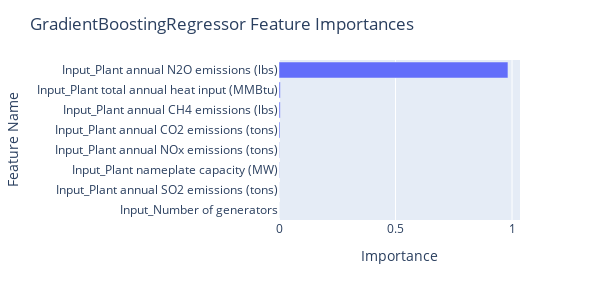

Write notebook code for a chart like this one.
### Code cell
fig = px.bar(df_gb, x="Importance", y="Feature Name")

fig.update_layout(
    autosize=False,
    width=600,
    height=300,
    title_text=f"GradientBoostingRegressor Feature Importances",
    yaxis={'categoryorder':'total ascending'}
)

fig.show()

### Figure 1 — Plotly figure (JSON) as saved in the notebook; plotly's stock layout.template omitted (floating-point values rounded to 4 significant figures)
{"data": [{"alignmentgroup": "True", "hovertemplate": "Importance=%{x}<br>Feature Name=%{y}<extra></extra>", "legendgroup": "", "marker": {"color": "#636efa", "pattern": {"shape": ""}}, "name": "", "offsetgroup": "", "orientation": "h", "showlegend": false, "textposition": "auto", "type": "bar", "x": [0.9825, 0.0054, 0.005132, 0.004288, 0.001282, 0.001056, 0.0002029, 0.0001236], "xaxis": "x", "y": ["Input_Plant annual N2O emissions (lbs)", "Input_Plant total annual heat input (MMBtu)", "Input_Plant annual CH4 emissions (lbs)", "Input_Plant annual CO2 emissions (tons)", "Input_Plant annual NOx emissions (tons)", "Input_Plant nameplate capacity (MW)", "Input_Plant annual SO2 emissions (tons)", "Input_Number of generators"], "yaxis": "y"}], "layout": {"autosize": false, "barmode": "relative", "height": 300, "legend": {"tracegroupgap": 0}, "margin": {"t": 60}, "title": {"text": "GradientBoostingRegressor Feature Importances"}, "width": 600, "xaxis": {"anchor": "y", "autorange": true, "domain": [0, 1], "range": [0, 1.034], "title": {"text": "Importance"}, "type": "linear"}, "yaxis": {"anchor": "x", "autorange": true, "categoryorder": "total ascending", "domain": [0, 1], "range": [-0.5, 7.5], "title": {"text": "Feature Name"}, "type": "category"}}}
